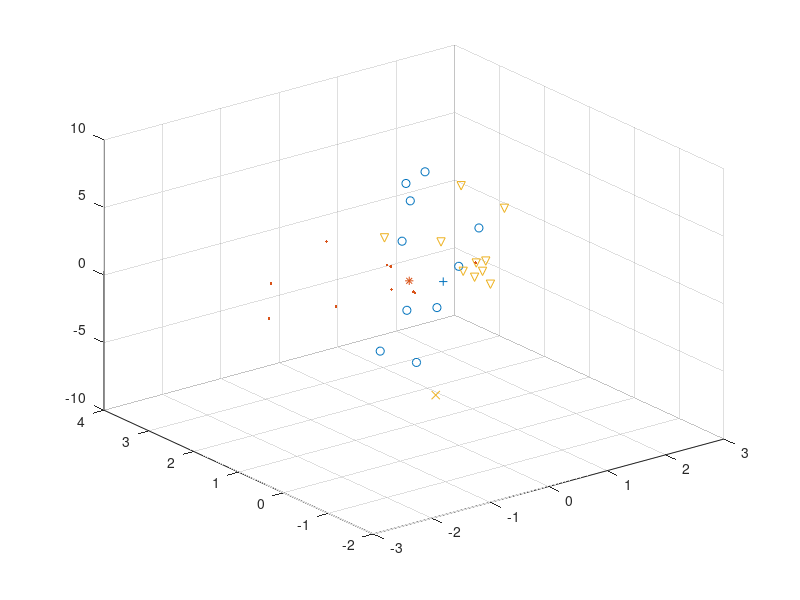

The MATLAB script that drew this image:
load lab3_3_cat1.mat;
load lab3_3_cat2.mat;
load lab3_3_cat3.mat;

h = 1;

u = [0.5 1.0 0.0];
v = [.31 1.51 -.5];
w = [-1.7 -1.7 -1.7];

pts = [u; v; w];
xs = [x_w1, x_w2, x_w3];

phi = @(x, xj)(exp(-sum((x - xj).^2)/(2*h^2)));

p = zeros(3, 3);

for pt = 1:3
    point = pts(pt,:);
    for k = 1:3
        cls = xs(:,3*(k - 1) + 1:3*k);
        
        dens = 0;
        for i = 1:10
            dens = dens + phi(point, cls(i,:));
        end
        
        p(pt,k) = dens;
    end
    
end

p = p / (h*sqrt(2*pi))^3 / 10;

post = @(pt, cls)(p(pt, cls) * (1/33) / (1/3));

clf
scatter3(x_w1(:,1), x_w1(:,2), x_w1(:,3))
hold on
scatter3(x_w2(:,1), x_w2(:,2), x_w2(:,3), '.')
scatter3(x_w3(:,1), x_w3(:,2), x_w3(:,3), 'v')

plot3(u(1), u(2), u(3), '+')
plot3(v(1), v(2), v(3), '*')
plot3(w(1), w(2), w(3), 'x')
